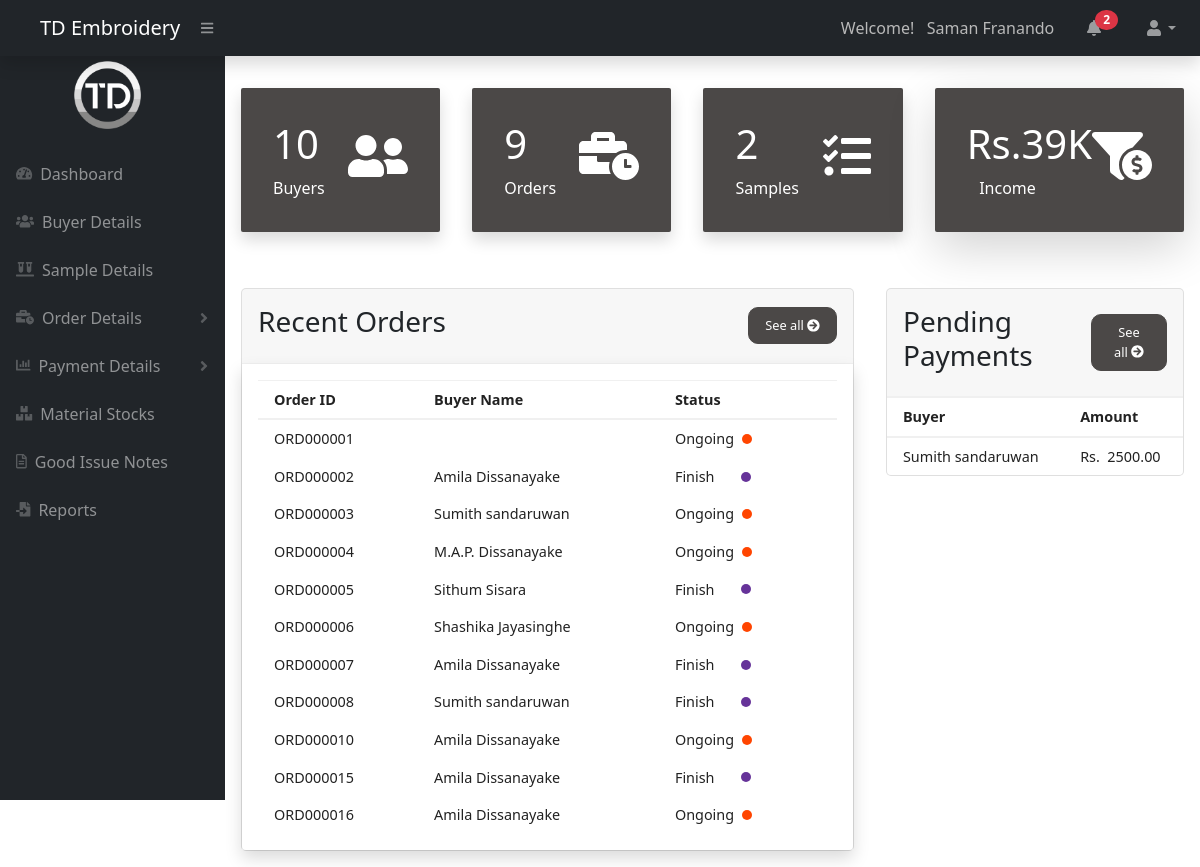
/dashboard_admin.php (signed in), run on the app's committed database.
### tables this page shows
CREATE TABLE `orderdetails` (
  `InternalId` int(11) NOT NULL,
  `OrderId` varchar(10) NOT NULL,
  `OrderDate` date NOT NULL,
  `BuyerID` varchar(10) NOT NULL,
  `OrderDescription` text NOT NULL,
  `Cost` decimal(10,2) NOT NULL,
  `StyleNo` varchar(20) NOT NULL,
  `BundleNumber` varchar(20) NOT NULL,
  `Qty` int(20) NOT NULL,
  `Ordermaterial` text NOT NULL,
  `Artwork` varchar(255) NOT NULL,
  `Remarks` text NOT NULL,
  `Status` varchar(10) NOT NULL,
  `RecordeStatus` varchar(8) NOT NULL
);

CREATE TABLE `buyerdetails` (
  `InternalId` int(10) NOT NULL,
  `BuyerID` varchar(10) NOT NULL,
  `Title` varchar(5) NOT NULL,
  `BuyerName` varchar(255) NOT NULL,
  `NIC_BRNo` varchar(15) NOT NULL,
  `Address` text NOT NULL,
  `Email` varchar(255) NOT NULL,
  `Telephone` int(10) NOT NULL,
  `Mobile` int(10) NOT NULL,
  `FaxNo` int(10) NOT NULL,
  `Website` varchar(100) NOT NULL,
  `ContactPersonName` varchar(100) NOT NULL,
  `ContactPersonNumber` int(10) NOT NULL,
  `RegisteredDate` date NOT NULL,
  `LastOrderDate` date NOT NULL,
  `TotalOrder` int(50) NOT NULL,
  `PendingPayments` int(50) NOT NULL,
  `UseStstus` varchar(8) NOT NULL
);

CREATE TABLE `payment_details` (
  `InternalId` int(11) NOT NULL,
  `BuyerID` varchar(10) NOT NULL,
  `Paid_Total` decimal(10,2) NOT NULL,
  `Invoice_total` decimal(10,2) NOT NULL,
  `BalancePayment` decimal(10,2) NOT NULL,
  `RecordStatus` varchar(10) NOT NULL
);

### dashboard_admin.php (the view)
<?php
include './header.php';
include './db_connection.php';
?>
<div class="cards sh ">
    <a href="<?php echo site_url; ?>buyers/buyers_details_admin.php"> <div class="card-single shadow actives3">
            <div>
                <h1><?php
                    $sql = "SELECT  COUNT(InternalId) FROM buyerdetails  WHERE UseStstus = 'Active'";
                    $result = $conn->query($sql);
                    $count = mysqli_fetch_array($result);
                    echo $count['0'];
                    ?></h1>
                <span>Buyers</span>
            </div>
            <div>
                <span ><i class="fas fa-user-friends"></i></span>
            </div>
        </div>
    </a>
    <a href="<?php echo site_url; ?>orders/order_details.php">  <div class="card-single shadow actives3">
            <div>
                <h1><?php
                    $sql = "SELECT  COUNT(InternalId) FROM orderdetails WHERE RecordeStatus = 'Active'";
                    $result = $conn->query($sql);
                    $count = mysqli_fetch_array($result);
                    echo $count['0'];
                    ?></h1>
                <span>Orders</span>
            </div>
            <div>
                <span><i class="fas fa-business-time"></i></span>
            </div>
        </div>
    </a>
    <a href="<?php echo site_url; ?>sample_details/sample_details.php"> <div class="card-single shadow actives3">
            <div>
                <h1><?php
                    $sql = "SELECT  COUNT(InternalIdS) FROM samples WHERE RecordeStatus = 'Active'";
                    $result = $conn->query($sql);
                    $count = mysqli_fetch_array($result);
                    echo $count['0'];
                    ?></h1>
                <span>Samples</span>
            </div>
            <div>
                <span ><i class="fas fa-tasks"></i></span>
            </div>
        </div>
    </a>
    <a href="<?php echo site_url; ?>invoice/invoice.php">
        <div class="card-single shadow-lg actives3">
            <div>
                <h1>Rs.<?php
                    $sql = "SELECT SUM(TotalAmount) FROM invoice";
                    $result = $conn->query($sql);
                    $sum = mysqli_fetch_array($result);
                    $sum2 = $sum['0'];
                    $sum2 = $sum2/1000;
                    $sum2 = number_format($sum2);
                    echo $sum2."K";
                    ?></h1>&nbsp;
                &nbsp;<span>Income</span>
            </div>
            <div>
                <span><i class="fas fa-funnel-dollar"></i></span>
            </div>
        </div>
    </a>
</div>
<div class="recent-grid">
    <div class="project">
        <div class="card">
            <div class="card-header">
                <h3>Recent Orders</h3>
                <a href="<?php echo site_url; ?>orders/order_details.php"> <button>See all <span><i class="fas fa-arrow-circle-right"></i>
                        </span></button></a>
            </div>
            <div class="card-body shadow">
                <div class="table-responsive">
                    <?php
                    $Status1 = "Finish";
                    $Status2 = "Ongoing";
                    $sql3 = "SELECT * FROM orderdetails LEFT JOIN buyerdetails ON  buyerdetails.BuyerID =  orderdetails.BuyerID WHERE Status ='$Status1' OR Status ='$Status2' AND RecordeStatus = 'Active' ";
                    $result = $conn->query($sql3);
                    ?>
                    <table width="100%" id="table_id" class="display">
                        <thead>
                            <tr>
                                <td>Order ID</td>
                                <td>Buyer Name</td>
                                <td>Status</td>
                            </tr>
                        </thead>
                        <tbody>
                            <?php
                            if ($result->num_rows > 0) {
                                while ($row = $result->fetch_assoc()) {
                                    ?>
                                    <?php
                                    if ($row['Status'] == $Status1) {
                                        echo "<tr>";
                                        echo "<td>";
                                        echo $row['OrderId'];
                                        echo "</td>";
                                        echo "<td>";
                                        echo $row['BuyerName'];
                                        echo "</td>";
                                        echo "<td>";
                                        echo $row['Status'];
                                        echo '&nbsp;&nbsp;&nbsp;&nbsp;&nbsp;&nbsp;&nbsp;<span class="';
                                        echo "status purple";
                                        echo '"></span>';
                                        echo "</td>";
                                        echo "</tr>";
                                    } else {
                                        echo "<tr>";
                                        echo "<td>";
                                        echo $row['OrderId'];
                                        echo "</td>";
                                        echo "<td>";
                                        echo $row['BuyerName'];
                                        echo "</td>";
                                        echo "<td>";
                                        echo $row['Status'];
                                        echo '&nbsp;&nbsp;<span class="';
                                        echo "status orange";
                                        echo '"></span>';
                                        echo "</td>";
                                        echo "</tr>";
                                    }
                                    ?>
                                    <?php
                                }
                            }
                            ?>
                        </tbody>
                    </table>
                </div>
            </div>
        </div>
    </div>
    <?php
    if ($userRole == "Admin") {
        echo '<div class="customers ">
        <div class="card ">
            <div class="card-header">
                <h3>Pending Payments</h3>
                <button>See all<span>&nbsp;<i class="fas fa-arrow-circle-right"></i>
                    </span></button>
            </div>
            <div class="table-responsive">';
        ?>
        <?php
        $sql3 = "SELECT * FROM payment_details LEFT JOIN buyerdetails ON  buyerdetails.BuyerID =  payment_details.BuyerID";
        $result = $conn->query($sql3);
        ?>
        <?php
        echo '<table width="100%">
                    <thead>
                        <tr>
                            <td>Buyer</td>
                            <td>Amount</td>
                        </tr>
                    </thead>
                    <tbody>';
        ?>
        <?php
        if ($result->num_rows > 0) {
            while ($row = $result->fetch_assoc()) {
                $Paid_Total = $row['Paid_Total'];
                $Invoice_total = $row['Invoice_total'];
                $BalancePayment = $Invoice_total - $Paid_Total;
                ?>
                <?php
                if ($BalancePayment > 0) {
                    echo "<tr>";
                    echo "<td>";
                    echo $row['BuyerName'];
                    echo "</td>";
                    echo "<td>Rs. &nbsp;";
                    echo number_format((float) $BalancePayment, 2, '.', '');
                    echo "</td>";
                    echo "</tr>";
                }
                ?>
                <?php
            }
        }
        echo '</tbody>
</table>
</div>
</div>
</div>
</div>
</div>';
    }
    ?>
    <?php
    include './footer.php';
    ?>

### css/Dashboard_style.css (style rules this page uses)
:root { --main-color: #4B4847; --color-dark: #696260; --text-gray: #89716B; }
* { padding: 0; margin: 0; box-sizing: border-box; list-style-type: none; text-decoration: none; }
.cards { display: grid; grid-template-columns: repeat(4, 1fr); grid-gap: 2rem; margin-top:1rem ; }
.card-single { display: flex; justify-content: space-between; background: #fff; padding: 2rem; border-radius: 2px; }
.card-single div:last-child span { font-size: 3rem; color: var(--main-color); }
.card-single div:first-child span { color:var(--text-gray); }
.card-single:last-child { background: var(--main-color) ; }
.card-single:last-child h1, .card-single:last-child div:first-child span, .card-single:last-child div:last-child span { color: #fff;; }
.recent-grid { margin-top:3.5rem; display: grid; grid-gap: 2rem; grid-template-columns: 65% auto; }
.card { background: #fff; border-radius: 5px; }
.card-header, .card-body { padding: 1rem; }
.card-header { display: flex; justify-content: space-between; align-items: center; border-bottom:1px solid #f0f0f0; }
.card-header button { background: var(--main-color); border-radius: 10px; color: #fff; font-size: .8rem; padding: .5rem 1rem; border: 1px solid var(--main-color); }
table { border-collapse: collapse; }
thead tr { border-top: 1px solid #f0f0f0; border-bottom: 2px solid #f0f0f0; }
thead td { font-weight: 700; }
td { padding: .5rem 1rem; font-size:.9rem; color: #222; }
td .status { display: inline-block; height: 10px; width: 10px; border-radius: 50%; margin-right: 1rem; }
tr td:last-child { display: flex; align-items: center; }
.status.purple { background: rebeccapurple; }
.status.orange { background:orangered }
.table-responsive { width: 100%; overflow-x: auto; }

### css/dashboard_style2.css (style rules this page uses)
a:link { color: none; background-color: none; text-decoration: none; }

### data on the page
orderdetails: OrderId "ORD000001", Status "Ongoing"
orderdetails: OrderId "ORD000002", BuyerID.BuyerName "Amila Dissanayake", Status "Finish"
orderdetails: OrderId "ORD000003", BuyerID.BuyerName "Sumith sandaruwan", Status "Ongoing"
orderdetails: OrderId "ORD000004", BuyerID.BuyerName "M.A.P. Dissanayake", Status "Ongoing"
orderdetails: OrderId "ORD000005", BuyerID.BuyerName "Sithum Sisara", Status "Finish"
orderdetails: OrderId "ORD000006", BuyerID.BuyerName "Shashika Jayasinghe", Status "Ongoing"
orderdetails: OrderId "ORD000007", BuyerID.BuyerName "Amila Dissanayake", Status "Finish"
orderdetails: OrderId "ORD000008", BuyerID.BuyerName "Sumith sandaruwan", Status "Finish"
orderdetails: OrderId "ORD000010", BuyerID.BuyerName "Amila Dissanayake", Status "Ongoing"
orderdetails: OrderId "ORD000015", BuyerID.BuyerName "Amila Dissanayake", Status "Finish"
orderdetails: OrderId "ORD000016", BuyerID.BuyerName "Amila Dissanayake", Status "Ongoing"
payment_details: BuyerID.BuyerName "Sumith sandaruwan", Paid_Total "2500.00"

### other printed values
$_SESSION['FirstName'] "Saman"
$_SESSION['LastName'] "Franando"
$notificationCount['0'] "2"
$count['0'] "10"
$count['0'] "9"
$count['0'] "2"
$sum2 "39"
